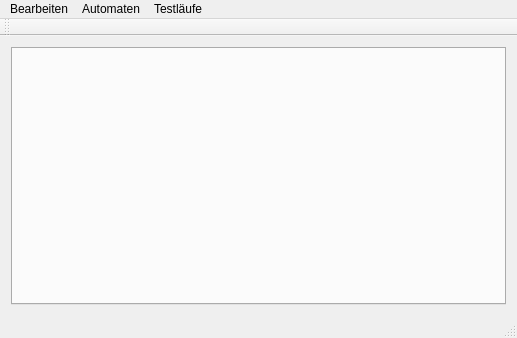
<?xml version="1.0" encoding="UTF-8"?>
<ui version="4.0">
 <class>MainWindow</class>
 <widget class="QMainWindow" name="MainWindow">
  <property name="geometry">
   <rect>
    <x>0</x>
    <y>0</y>
    <width>517</width>
    <height>338</height>
   </rect>
  </property>
  <property name="windowTitle">
   <string>MainWindow</string>
  </property>
  <widget class="QWidget" name="centralWidget">
   <layout class="QHBoxLayout" name="horizontalLayout">
    <item>
     <widget class="QTabWidget" name="tabArea">
      <property name="currentIndex">
       <number>-1</number>
      </property>
      <property name="tabsClosable">
       <bool>true</bool>
      </property>
     </widget>
    </item>
   </layout>
  </widget>
  <widget class="QMenuBar" name="menuBar">
   <property name="geometry">
    <rect>
     <x>0</x>
     <y>0</y>
     <width>517</width>
     <height>22</height>
    </rect>
   </property>
   <widget class="QMenu" name="menuAutomaten">
    <property name="title">
     <string>Automaten</string>
    </property>
    <widget class="QMenu" name="menuEine_Dimension">
     <property name="title">
      <string>Eine Dimension</string>
     </property>
     <addaction name="actionECA"/>
    </widget>
    <widget class="QMenu" name="menuZwei_Dimensionen_2">
     <property name="title">
      <string>Zwei Dimensionen</string>
     </property>
     <addaction name="actionSpiel_des_Lebens_2"/>
     <addaction name="actionMinority_2"/>
    </widget>
    <addaction name="menuEine_Dimension"/>
    <addaction name="menuZwei_Dimensionen_2"/>
   </widget>
   <widget class="QMenu" name="menuTestl_ufe">
    <property name="title">
     <string>Testläufe</string>
    </property>
    <widget class="QMenu" name="menuEine_Dimension_2">
     <property name="title">
      <string>Eine Dimension</string>
     </property>
     <addaction name="actionECA_2"/>
    </widget>
    <widget class="QMenu" name="menuZwei_Dimensionen">
     <property name="title">
      <string>Zwei Dimensionen</string>
     </property>
     <addaction name="actionSpiel_des_Lebens"/>
     <addaction name="actionMinority"/>
    </widget>
    <addaction name="menuEine_Dimension_2"/>
    <addaction name="menuZwei_Dimensionen"/>
   </widget>
   <widget class="QMenu" name="menuDatei">
    <property name="title">
     <string>Bearbeiten</string>
    </property>
    <addaction name="actionEinstellungen"/>
    <addaction name="actionExportieren"/>
   </widget>
   <addaction name="menuDatei"/>
   <addaction name="menuAutomaten"/>
   <addaction name="menuTestl_ufe"/>
  </widget>
  <widget class="QToolBar" name="mainToolBar">
   <attribute name="toolBarArea">
    <enum>TopToolBarArea</enum>
   </attribute>
   <attribute name="toolBarBreak">
    <bool>false</bool>
   </attribute>
  </widget>
  <widget class="QStatusBar" name="statusBar"/>
  <action name="actionEinstellungen">
   <property name="text">
    <string>Einstellungen</string>
   </property>
  </action>
  <action name="actionECA">
   <property name="text">
    <string>ECA</string>
   </property>
  </action>
  <action name="actionECA_2">
   <property name="text">
    <string>ECA</string>
   </property>
  </action>
  <action name="actionSpiel_des_Lebens">
   <property name="text">
    <string>Spiel des Lebens</string>
   </property>
  </action>
  <action name="actionMinority">
   <property name="text">
    <string>Minority</string>
   </property>
  </action>
  <action name="actionSpiel_des_Lebens_2">
   <property name="text">
    <string>Spiel des Lebens</string>
   </property>
  </action>
  <action name="actionMinority_2">
   <property name="text">
    <string>Minority</string>
   </property>
  </action>
  <action name="actionExportieren">
   <property name="text">
    <string>Exportieren</string>
   </property>
  </action>
 </widget>
 <layoutdefault spacing="6" margin="11"/>
 <resources/>
 <connections/>
</ui>
